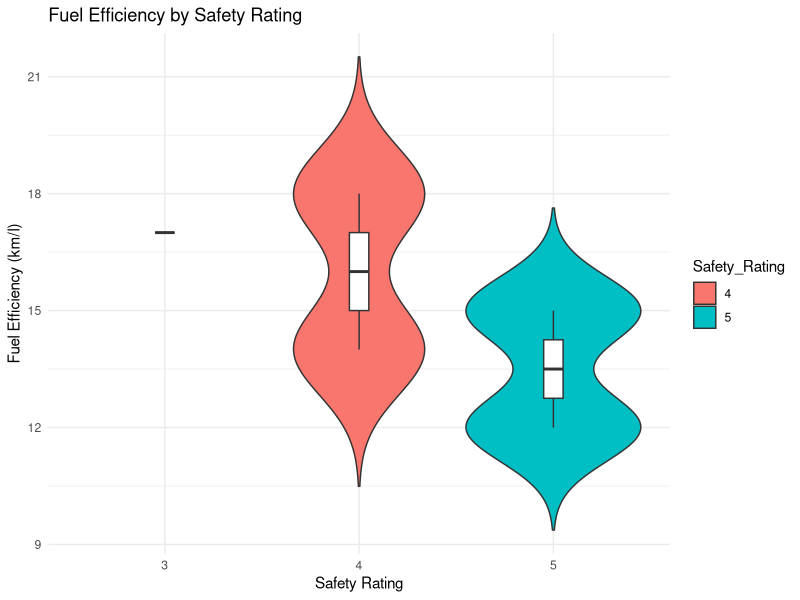

This figure's R source:
# Install package (Run only once)
#install.packages("ggplot2")

# Load library
library(ggplot2)

# Create Dataset
vehicle <- data.frame(
  Vehicle_ID = c("V1","V2","V3","V4","V5"),
  Engine_Size = c(1.5,2.0,3.0,2.5,1.8),
  Horsepower = c(110,150,250,200,130),
  Fuel_Efficiency = c(18,15,12,14,17),
  Top_Speed = c(180,200,250,220,190),
  Safety_Rating = factor(c(4,5,5,4,3))
)

# Violin Plot
ggplot(vehicle, aes(x = Safety_Rating,
                    y = Fuel_Efficiency,
                    fill = Safety_Rating)) +
  geom_violin(trim = FALSE) +
  geom_boxplot(width = 0.1, fill = "white") +
  labs(title = "Fuel Efficiency by Safety Rating",
       x = "Safety Rating",
       y = "Fuel Efficiency (km/l)") +
  theme_minimal()
